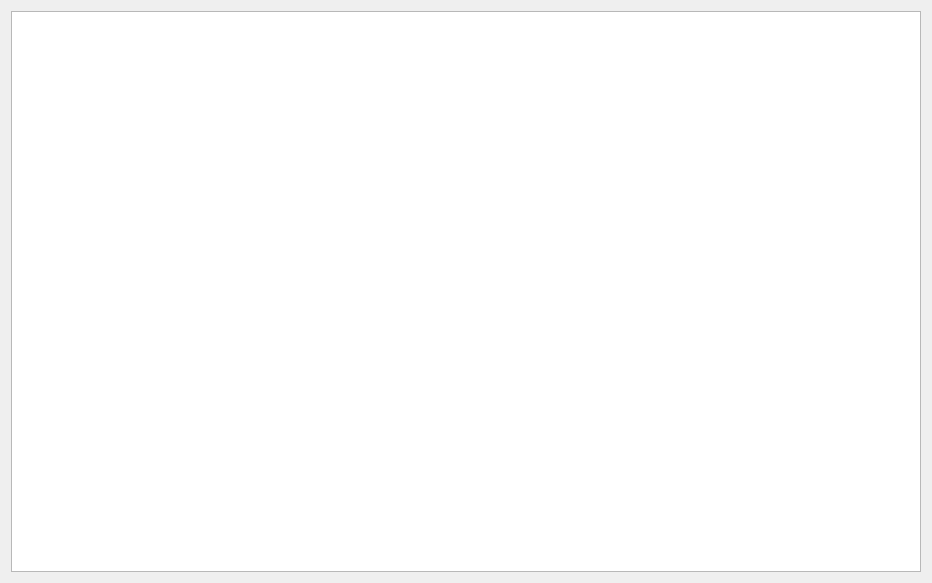
<?xml version="1.0" encoding="UTF-8"?>
<ui version="4.0">
 <class>xrShowIriResultWidget</class>
 <widget class="QWidget" name="xrShowIriResultWidget">
  <property name="geometry">
   <rect>
    <x>0</x>
    <y>0</y>
    <width>932</width>
    <height>583</height>
   </rect>
  </property>
  <property name="windowTitle">
   <string>xrShowIriResultWidget</string>
  </property>
  <layout class="QGridLayout" name="gridLayout">
   <item row="0" column="1">
    <layout class="QVBoxLayout" name="verticalLayout">
     <item>
      <widget class="QTableView" name="tableView_iriResult"/>
     </item>
    </layout>
   </item>
  </layout>
 </widget>
 <layoutdefault spacing="6" margin="11"/>
 <resources/>
 <connections/>
</ui>
